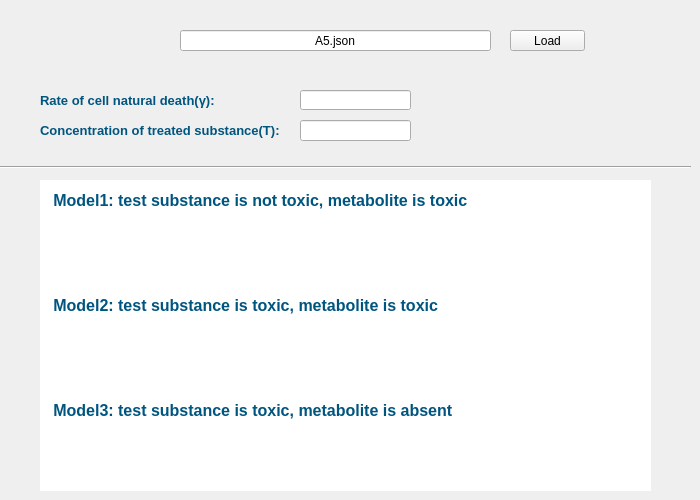
    <widget class="QWidget" name="tab">
     <attribute name="title">
      <string>Overview</string>
     </attribute>
     <widget class="QLineEdit" name="lineEdit">
      <property name="geometry">
       <rect>
        <x>180</x>
        <y>30</y>
        <width>311</width>
        <height>21</height>
       </rect>
      </property>
      <property name="inputMask">
       <string/>
      </property>
      <property name="text">
       <string>A5.json</string>
      </property>
      <property name="cursorPosition">
       <number>7</number>
      </property>
      <property name="alignment">
       <set>Qt::AlignCenter</set>
      </property>
     </widget>
     <widget class="QPushButton" name="search_btn">
      <property name="geometry">
       <rect>
        <x>510</x>
        <y>30</y>
        <width>75</width>
        <height>21</height>
       </rect>
      </property>
      <property name="text">
       <string>Load</string>
      </property>
     </widget>
     <widget class="QLabel" name="lbl_gamma1_2">
      <property name="geometry">
       <rect>
        <x>40</x>
        <y>90</y>
        <width>191</width>
        <height>20</height>
       </rect>
      </property>
      <property name="font">
       <font>
        <family>Segoe UI</family>
        <pointsize>10</pointsize>
        <weight>75</weight>
        <italic>false</italic>
        <bold>true</bold>
        <underline>false</underline>
        <strikeout>false</strikeout>
       </font>
      </property>
      <property name="styleSheet">
       <string notr="true">color: rgb(0, 85, 127);</string>
      </property>
      <property name="text">
       <string>Rate of cell natural death(γ): </string>
      </property>
     </widget>
     <widget class="QLabel" name="lbl_T1_2">
      <property name="geometry">
       <rect>
        <x>40</x>
        <y>120</y>
        <width>251</width>
        <height>20</height>
       </rect>
      </property>
      <property name="font">
       <font>
        <family>Segoe UI</family>
        <pointsize>10</pointsize>
        <weight>75</weight>
        <italic>false</italic>
        <bold>true</bold>
        <underline>false</underline>
        <strikeout>false</strikeout>
       </font>
      </property>
      <property name="styleSheet">
       <string notr="true">color: rgb(0, 85, 127);</string>
      </property>
      <property name="text">
       <string>Concentration of treated substance(T):</string>
      </property>
     </widget>
     <widget class="QLineEdit" name="edit_T">
      <property name="geometry">
       <rect>
        <x>300</x>
        <y>120</y>
        <width>111</width>
        <height>21</height>
       </rect>
      </property>
     </widget>
     <widget class="QLineEdit" name="edit_gamma">
      <property name="geometry">
       <rect>
        <x>300</x>
        <y>90</y>
        <width>111</width>
        <height>20</height>
       </rect>
      </property>
     </widget>
     <widget class="Line" name="line">
      <property name="geometry">
       <rect>
        <x>0</x>
        <y>159</y>
        <width>691</width>
        <height>16</height>
       </rect>
      </property>
      <property name="orientation">
       <enum>Qt::Horizontal</enum>
      </property>
     </widget>
     <widget class="QLabel" name="label">
      <property name="geometry">
       <rect>
        <x>40</x>
        <y>180</y>
        <width>611</width>
        <height>41</height>
       </rect>
      </property>
      <property name="font">
       <font>
        <family>Segoe UI</family>
        <pointsize>12</pointsize>
        <weight>75</weight>
        <bold>true</bold>
       </font>
      </property>
      <property name="styleSheet">
       <string notr="true">background-color: rgb(255, 255, 255);
color: rgb(0, 85, 127);</string>
      </property>
      <property name="text">
       <string>   Model1: test substance is not toxic, metabolite is toxic</string>
      </property>
     </widget>
     <widget class="QLabel" name="label_3">
      <property name="geometry">
       <rect>
        <x>40</x>
        <y>290</y>
        <width>611</width>
        <height>31</height>
       </rect>
      </property>
      <property name="font">
       <font>
        <family>Segoe UI</family>
        <pointsize>12</pointsize>
        <weight>75</weight>
        <bold>true</bold>
       </font>
      </property>
      <property name="styleSheet">
       <string notr="true">background-color: rgb(255, 255, 255);
color: rgb(0, 85, 127);</string>
      </property>
      <property name="text">
       <string>   Model2: test substance is toxic, metabolite is toxic</string>
      </property>
     </widget>
     <widget class="QLabel" name="label_4">
      <property name="geometry">
       <rect>
        <x>40</x>
        <y>390</y>
        <width>611</width>
        <height>41</height>
       </rect>
      </property>
      <property name="font">
       <font>
        <family>Segoe UI</family>
        <pointsize>12</pointsize>
        <weight>75</weight>
        <bold>true</bold>
       </font>
      </property>
      <property name="styleSheet">
       <string notr="true">background-color: rgb(255, 255, 255);
color: rgb(0, 85, 127);</string>
      </property>
      <property name="text">
       <string>   Model3: test substance is toxic, metabolite is absent</string>
      </property>
     </widget>
     <widget class="QLabel" name="label_5">
      <property name="geometry">
       <rect>
        <x>40</x>
        <y>320</y>
        <width>611</width>
        <height>71</height>
       </rect>
      </property>
      <property name="styleSheet">
       <string notr="true">background-color: rgb(255, 255, 255);</string>
      </property>
      <property name="text">
       <string/>
      </property>
      <property name="pixmap">
       <pixmap>2.png</pixmap>
      </property>
     </widget>
     <widget class="QLabel" name="label_6">
      <property name="geometry">
       <rect>
        <x>40</x>
        <y>220</y>
        <width>611</width>
        <height>71</height>
       </rect>
      </property>
      <property name="styleSheet">
       <string notr="true">background-color: rgb(255, 255, 255);</string>
      </property>
      <property name="text">
       <string/>
      </property>
      <property name="pixmap">
       <pixmap>1.png</pixmap>
      </property>
     </widget>
     <widget class="QLabel" name="label_7">
      <property name="geometry">
       <rect>
        <x>40</x>
        <y>430</y>
        <width>611</width>
        <height>61</height>
       </rect>
      </property>
      <property name="styleSheet">
       <string notr="true">background-color: rgb(255, 255, 255);</string>
      </property>
      <property name="text">
       <string/>
      </property>
      <property name="pixmap">
       <pixmap>3.png</pixmap>
      </property>
     </widget>
    </widget>
